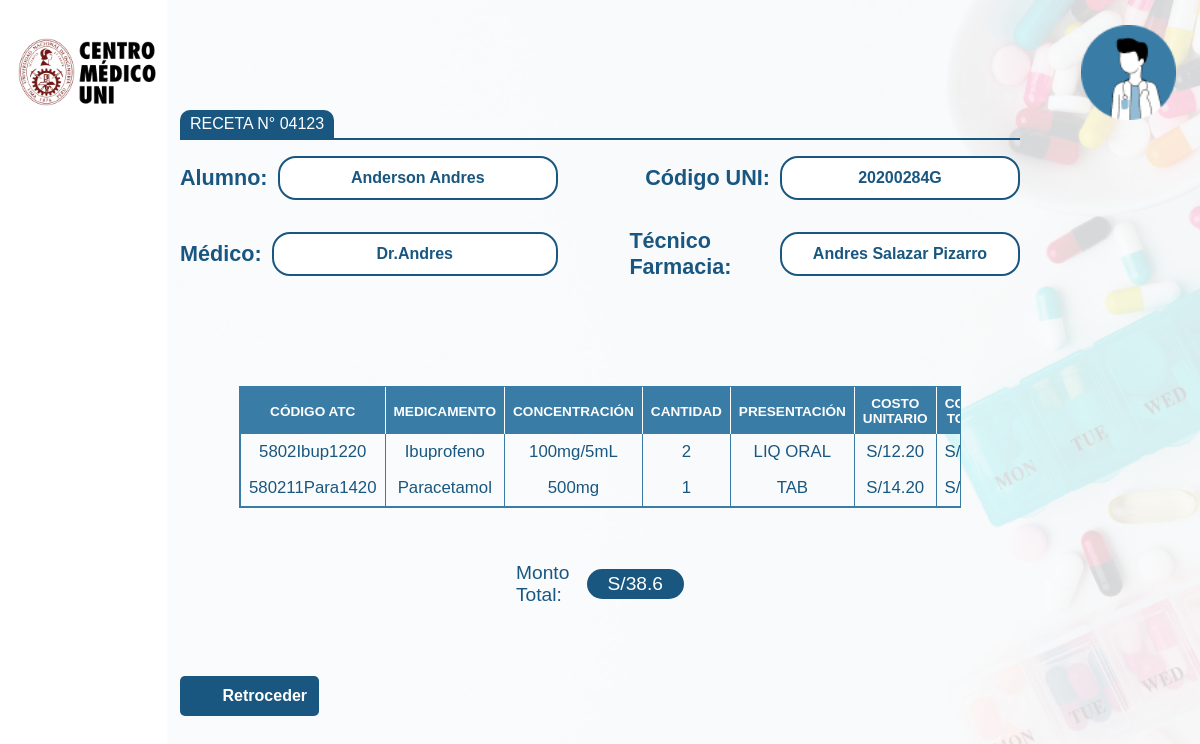
Page /pages/receta-id.php?id_receta=04123 (signed in) on the committed database.
### tables this page shows
CREATE TABLE `alumno` (
  `codigo_alumno` varchar(100) NOT NULL,
  `nombre_alumno` varchar(100) NOT NULL,
  `facultad` varchar(100) NOT NULL,
  `sexo` varchar(100) NOT NULL,
  `fecha_nacimiento` varchar(100) NOT NULL,
  `id_aporte` varchar(100) NOT NULL,
  PRIMARY KEY (`codigo_alumno`),
  KEY `id_aporte` (`id_aporte`)
);

CREATE TABLE `receta` (
  `fichador_receta` varchar(150) NOT NULL,
  `fecha` date NOT NULL,
  `monto_total` varchar(20) NOT NULL,
  `dni_usuario` varchar(100) NOT NULL,
  `codigo_alumno` varchar(100) NOT NULL,
  `dni_medico` int NOT NULL,
  `periodo_academico` varchar(20) DEFAULT NULL,
  PRIMARY KEY (`fichador_receta`),
  KEY `dni_usuario` (`dni_usuario`),
  KEY `codigo_alumno` (`codigo_alumno`),
  KEY `dni_medico` (`dni_medico`),
  CONSTRAINT `receta_ibfk_1` FOREIGN KEY (`dni_usuario`) REFERENCES `usuario` (`dni_usuario`),
  CONSTRAINT `receta_ibfk_2` FOREIGN KEY (`codigo_alumno`) REFERENCES `alumno` (`codigo_alumno`),
  CONSTRAINT `receta_ibfk_3` FOREIGN KEY (`dni_medico`) REFERENCES `médico` (`dni_medico`)
);

CREATE TABLE `usuario` (
  `dni_usuario` varchar(100) NOT NULL,
  `nombre` varchar(100) NOT NULL,
  `usuario` varchar(100) NOT NULL,
  `contraseña` varchar(100) NOT NULL,
  `rol` varchar(100) NOT NULL,
  PRIMARY KEY (`dni_usuario`)
);

CREATE TABLE `medicamento_receta` (
  `cantidad` varchar(100) NOT NULL,
  `precio_total` varchar(100) NOT NULL,
  `fichador_receta` varchar(150) NOT NULL,
  `id_medicamento` varchar(100) NOT NULL,
  `id` int NOT NULL AUTO_INCREMENT,
  PRIMARY KEY (`id`),
  KEY `fichador_receta` (`fichador_receta`),
  KEY `id_medicamento` (`id_medicamento`),
  CONSTRAINT `medicamento_receta_ibfk_1` FOREIGN KEY (`fichador_receta`) REFERENCES `receta` (`fichador_receta`),
  CONSTRAINT `medicamento_receta_ibfk_2` FOREIGN KEY (`id_medicamento`) REFERENCES `medicamento` (`id_medicamento`)
);

CREATE TABLE `medicamento` (
  `id_medicamento` varchar(100) NOT NULL,
  `cantidad` varchar(100) NOT NULL,
  `precio_unitaario` varchar(100) NOT NULL,
  `fecha_vencimiento` varchar(100) NOT NULL,
  `codigo_siga` varchar(100) NOT NULL,
  `numero_lote` varchar(50) DEFAULT NULL,
  PRIMARY KEY (`id_medicamento`),
  KEY `codigo_siga` (`codigo_siga`),
  CONSTRAINT `medicamento_ibfk_1` FOREIGN KEY (`codigo_siga`) REFERENCES `petitorio` (`codigo_siga`)
);

CREATE TABLE `petitorio` (
  `codigo_siga` varchar(100) NOT NULL,
  `denomin_comun_internac_o_principio_activo` varchar(100) NOT NULL,
  `concentracion` varchar(100) NOT NULL,
  `forma_farmaceutica` varchar(100) NOT NULL,
  `minimo_stock` int DEFAULT NULL,
  PRIMARY KEY (`codigo_siga`)
);

### pages/receta-id.php (the view, shortened to what this page needs)
<?php
$db=conectarDB();
$id=mysqli_real_escape_string($db,$_GET['id_receta']);
$id=htmlspecialchars($id);
  $query = "SELECT fecha, codigo_alumno, dni_medico FROM `receta` WHERE fichador_receta='$id';";
  $ejecuta = mysqli_query($db, $query);
  $receta = mysqli_fetch_assoc($ejecuta);
  $codigo_alumno = $receta['codigo_alumno'];
  $dni_medico = $receta['dni_medico'];
  $query_alumno = "SELECT nombre_alumno FROM `alumno` WHERE codigo_alumno='$codigo_alumno';";
  $ejecuta_alumno = mysqli_query($db, $query_alumno);
  $alumno = mysqli_fetch_assoc($ejecuta_alumno);
  $nombre_alumno = $alumno['nombre_alumno'];
  $query_medico = "SELECT nombre FROM `médico` WHERE dni_medico='$dni_medico';";
  $ejecuta_medico = mysqli_query($db, $query_medico);
  $medico = mysqli_fetch_assoc($ejecuta_medico);
  $nombre_medico = $medico['nombre'];
  $tecnico="SELECT u.nombre FROM receta r INNER JOIN usuario u ON r.dni_usuario = u.dni_usuario WHERE r.fichador_receta=$id;";
  $ejecutaTecnico=mysqli_query($db,$tecnico);
  $resultadoTecnico=mysqli_fetch_assoc($ejecutaTecnico);
?>
<!DOCTYPE html>
<html lang="en">
<head>
    <link rel="stylesheet" href="../styles/inventario.css">
    <link rel="stylesheet" href="../styles/receta-id.css">
    <link href='https://unpkg.com/boxicons@2.1.4/css/boxicons.min.css' rel='stylesheet'>
    <link rel="stylesheet" href="../styles/contenedor-botones.css">
</head>
<body>
<div class="container">
            <div class="portada-container">
                <div class="logo-uni">
                    <img src="/img/logo-uni.png" alt="">
                </div>
                <div class="photo-user" id="photo-user">
                    <img src="/img/user.png" alt="">
                </div>
            </div>
                <div class="portada-providencial">
                    <div class="search-container-receta">
                        <div>
                            <span class="styled-span">RECETA N° <?php echo $id ?></span>
                        </div>
                        <div class="span-underline"></div>
                        <div class="search-receta">
                            <div class="left">
                                <div class="div-1">
                                <label for="search-type" class="search-text">Alumno:</label>
                                <input type="text" id="dato_texto_div1" value="<?php echo $nombre_alumno ?>" readonly>
                                </div>
                                <div class="div-1">
                                <label for="search-type" class="search-text">Médico:</label>
                                <input type="text" id="dato_texto_div1" value="<?php echo $nombre_medico; ?>" readonly>
                                </div>
                            </div>
                            <div class="right">
                                <div class="div-2">
                                <label for="search-input" class="search-text">Código UNI:</label>
                                <input type="text" id="dato_texto_div2" value="<?php echo $codigo_alumno; ?>" readonly>
                                </div>
                                <div class="div-2">
                                <label for="search-input" class="search-text">Técnico Farmacia:</label>
                                <input type="text" id="dato_texto_div2" value="<?php echo $resultadoTecnico['nombre'];?>" readonly>
                                </div>
                            </div>
                        </div>
                    </div>
                </div>
            <div class="tabla-container-receta">
                <table class="tabla" id='tabla'>
                <tr>
                    <th>CÓDIGO ATC</th>
                    <th>MEDICAMENTO</th>
                    <th>CONCENTRACIÓN</th>
                    <th>CANTIDAD</th>
                    <th>PRESENTACIÓN</th>
                    <th>COSTO UNITARIO</th>
                    <th>COSTO TOTAL</th>
                </tr>
                    <?php
                    $query="SELECT medicamento_receta.id_medicamento AS id_medicamento,medicamento_receta.cantidad AS cantidad_receta_cm, medicamento.*, petitorio.*
                    FROM medicamento_receta
                    JOIN medicamento ON medicamento_receta.id_medicamento = medicamento.id_medicamento
                    JOIN petitorio ON medicamento.codigo_siga = petitorio.codigo_siga WHERE medicamento_receta.fichador_receta='$id';";
                    $ejecuta=mysqli_query($db,$query);
                    $sumador = 0;
                    ?>
                    <?php while($producto=mysqli_fetch_assoc($ejecuta)):
                        $sumador=$producto['cantidad_receta_cm']*$producto['precio_unitaario']+$sumador;
                    ?>
                <tr>
                    <td><?php echo $producto['id_medicamento']?></td>
                    <td><?php echo $producto['denomin_comun_internac_o_principio_activo']?></td>
                    <td><?php echo $producto['concentracion']?></td>
                    <td><?php echo $producto['cantidad_receta_cm']?></dh>
                    <td><?php echo $producto['forma_farmaceutica']?></dh>
                    <td><?php echo "S/". $producto['precio_unitaario']?></td>
                    <td><?php echo "S/". $producto['cantidad_receta_cm']*$producto['precio_unitaario']?></td>
                </tr>
                    <?php endwhile; ?>
                </table>
            </div>
            <div class="monto-total">
                <p>Monto Total:</p>
                <span><p class="parrafo"><?php echo "S/".$sumador?></p></span>
            </div>
            <div class="salir-receta">
                <a href="./recetas-vista.php"><i class='bx bxs-left-arrow'></i>Retroceder</a>
            </div>
        </div>
</body>
</html>

### styles/inventario.css (style rules this page uses)
* { margin: 0; padding: 0; font-family: "Poppins", sans-serif; }
body { background: url("/img/fondo-stock.png") no-repeat right center fixed; background-size: contain; }
.container { display: flex; justify-content: space-between; align-items: center; height: 100vh; flex-direction: column; position: relative; }
.portada-container { width: 100%; display: flex; justify-content: space-between; align-items: center; position: absolute; top: 4%; height: 10%; }
.bx { font-family: "Poppins", sans-serif; }
.logo-uni { display: flex; align-items: center; }
.logo-uni img { width: 75%; height: 16%; padding-left: 10%; }
.photo-user { display: flex; justify-content: end; align-items: flex-end; flex-direction: column; }
.photo-user img { width: 100%; height: 16%; padding-right: 3vh; }
table { width: 100%; border-collapse: collapse; border: 1px solid rgb(57, 124, 166); }
table tr { margin: 5px 0; }
th, td { padding: 8px; text-align: center; width: 10%; }
th { background-color: rgb(57, 124, 166); color: white; border-right: 1px solid white; border-left: 1px solid white; font-size: 1.7vh; position: sticky; top: -1px; z-index: 1; }
tr { margin: 0 5px; }
td { border-right: 1px solid rgb(57, 124, 166); border-left: 1px solid rgb(57, 124, 166); width: 10%; font-size: 2.1vh; color: #195780; }
th:first-child, td:first-child { border-left: 1px solid rgb(57, 124, 166); }
th:last-child, td:last-child { border-right: none; }
.search-text { color: #195780; font-weight: bold; font-size: 2.7vh; }
.portada-providencial { display: flex; flex-direction: column; width: 70%; align-items: center; justify-content: space-between; height: 31%; margin-top: 7%; }
.styled-span { background-color: #195780; color: white; padding: 5px 10px; border-top-left-radius: 10px; border-top-right-radius: 10px; display: inline-block; }
.span-underline { border-bottom: 2px solid #195780; width: 100%; }

### styles/receta-id.css (style rules this page uses)
.search-container-receta { display: flex; justify-content: space-between; width: 100%; flex-direction: column; margin-bottom: 20px; flex-wrap: wrap; flex-direction: column; }
.search-receta { display: flex; justify-content: space-between; width: 100%; margin-bottom: 20px; flex-wrap: wrap; }
.search-container-receta .left, .search-container-receta .right { display: flex; align-items: center; flex: 1; min-width: 200px; }
.search-container-receta .left { justify-content: space-around; width: 36%; height: 19vh; display: flex; flex-direction: column; align-items: baseline; }
.search-container-receta .right { justify-content: space-around; width: 36%; height: 19vh; display: flex; align-items: flex-end; flex-direction: column; flex-wrap: nowrap; }
.div-1 { display: flex; align-items: center; width: 90%; justify-content: space-between; }
.div-2 input { text-align: center; }
.div-2 { display: flex; width: 93%; align-items: center; justify-content: end; }
#dato_texto_div1 { padding-right: 19px; width: 49vh; margin: 7px 0; margin-left: 10px; height: 5vh; border-radius: 18px; border: 2px solid #195780; padding-inline: 10px; color: #195780; font-size: 2vh; font-weight: bold; text-align: center; }
#dato_texto_div2 { padding-right: 19px; width: 27vh; margin: 7px 0; margin-left: 10px; height: 5vh; border-radius: 18px; border: 2px solid #195780; padding-inline: 10px; color: #195780; font-size: 2vh; font-weight: bold; }
.tabla-container-receta { max-height: 500px; overflow-y: auto; border: 1px solid rgb(57, 124, 166); overflow-x: hidden; width: 60%; }
.salir-receta { display: flex; align-items: center; justify-content: start; margin-top: 2vh; margin-bottom: 7%; width: 70%; }
.salir-receta a { background-color: rgb(25, 87, 128); color: white; border: none; display: flex; align-items: center; text-decoration: none; padding: 10px 12px; border-radius: 5px; cursor: pointer; transition: background-color 0.3s ease; font-weight: 700; font-size: 2vh; }
.salir-receta i { margin-right: 15px; font-size: 20px; }
.monto-total { display: flex; align-items: center; justify-content: space-between; width: 14%; }
.monto-total p { color: #195780; font-size: 2.4vh; font-weight: 400; }
.monto-total span p { color: #ffffff; }

### styles/contenedor-botones.css (style rules this page uses)
.parrafo { background-color: rgb(25, 87, 128); color: #fff; padding: 4px 21px; border-radius: 20px; }

### rows in the picture
alumno: nombre_alumno "Anderson Andres"
médico: nombre "Dr.Andres"
receta: codigo_alumno "20200284G"
usuario: nombre "Andres Salazar Pizarro"
medicamento_receta: id_medicamento.id_medicamento "5802Ibup1220", petitorio.denomin_comun_internac_o_principio_activo "Ibuprofeno", petitorio.concentracion "100mg/5mL", cantidad "2", petitorio.forma_farmaceutica "LIQ ORAL", id_medicamento.precio_unitaario "12.20"
medicamento_receta: id_medicamento.id_medicamento "580211Para1420", petitorio.denomin_comun_internac_o_principio_activo "Paracetamol", petitorio.concentracion "500mg", cantidad "1", petitorio.forma_farmaceutica "TAB", id_medicamento.precio_unitaario "14.20"

### other values in the picture
$id "04123"
$sumador "38.6"
